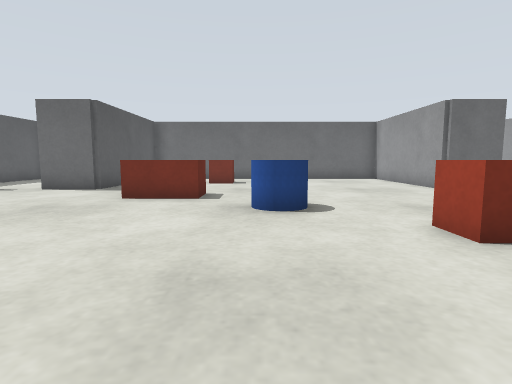
view 1 (above)

22 first-person views from a walk through a world built for the Gazebo simulator. The camera is 0.5 m above the floor, tilts 6° down and sees 80° across. The floor is counted in squares, 0.5 m on a side. Each view is taken from the middle of a square. On the plan, view 1 faces up. The plan holds only what a view shows up to about 12 squares ahead; the rest is blank. The place goes on beyond the plan.

view 2
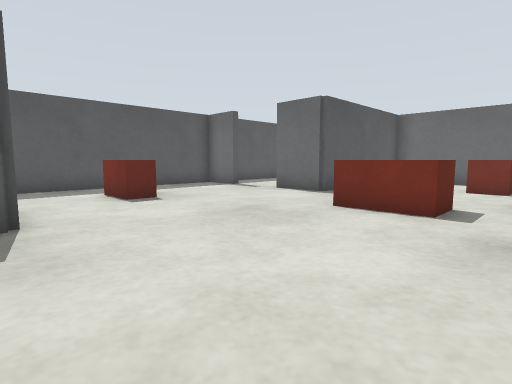

view 3
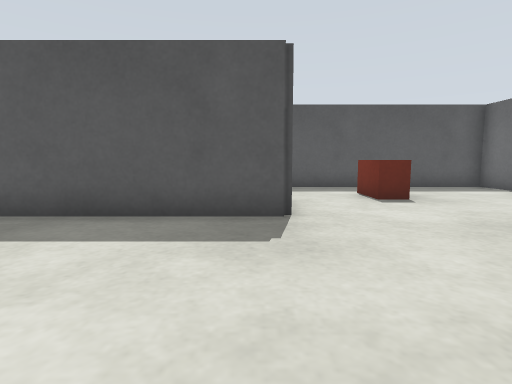

view 4
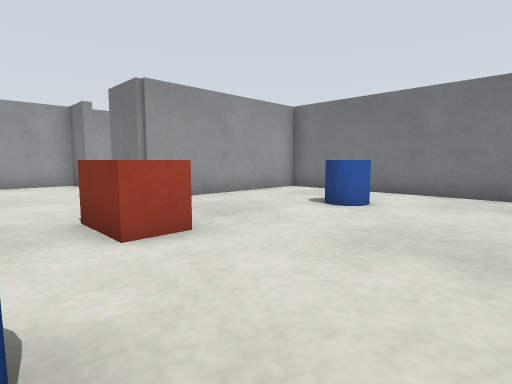

view 5
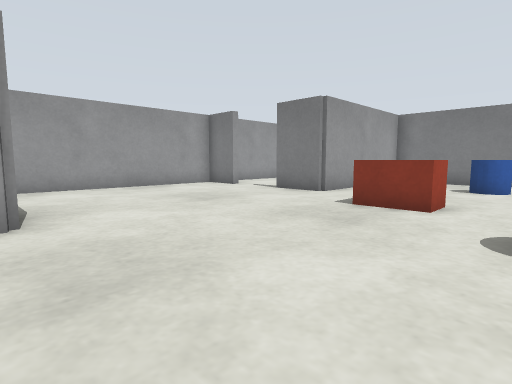

view 6
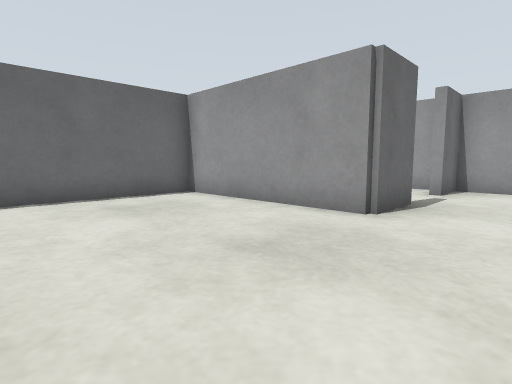

view 7
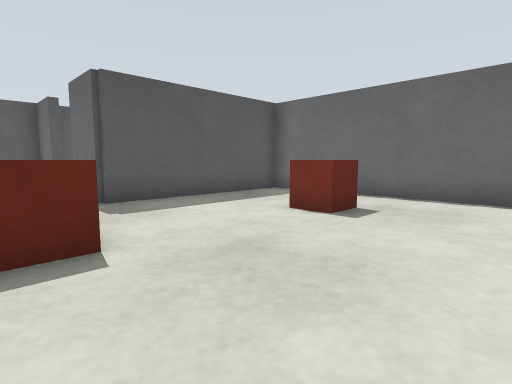

view 8
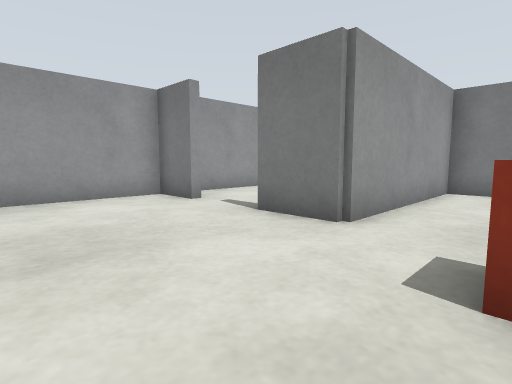

view 9
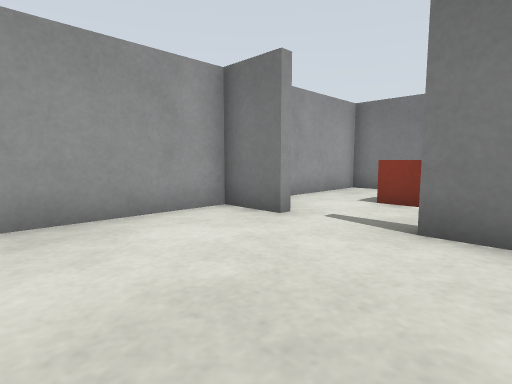

view 10
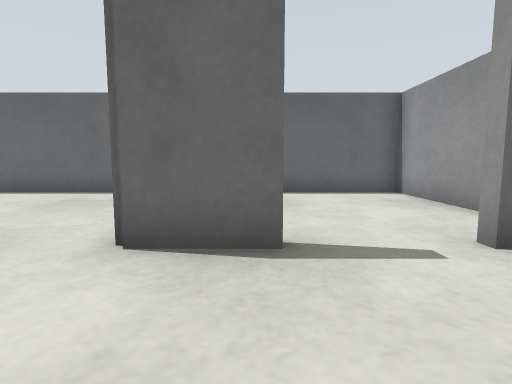

view 11
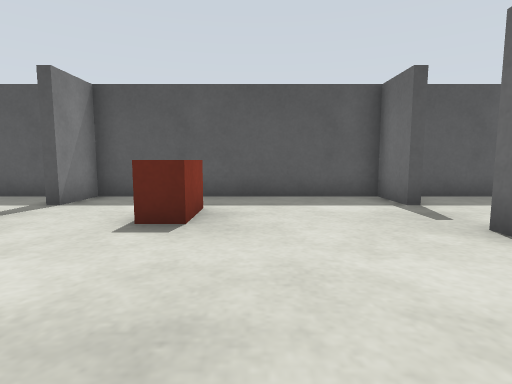

view 12
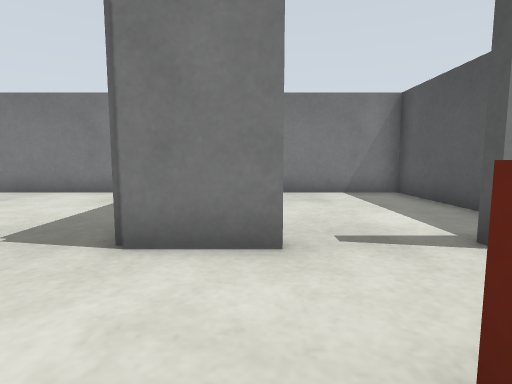

view 13
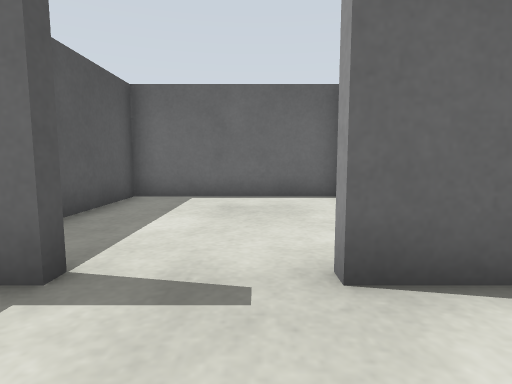

view 14
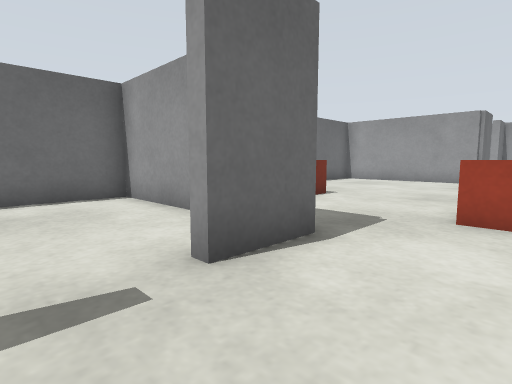

view 15
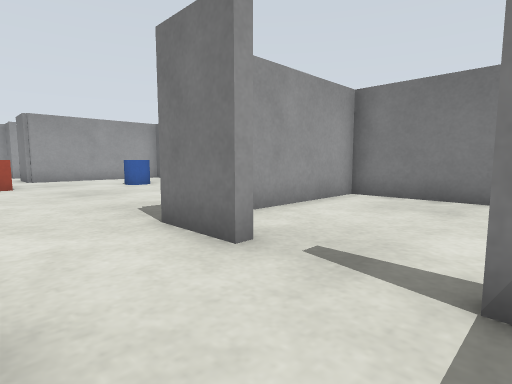

view 16
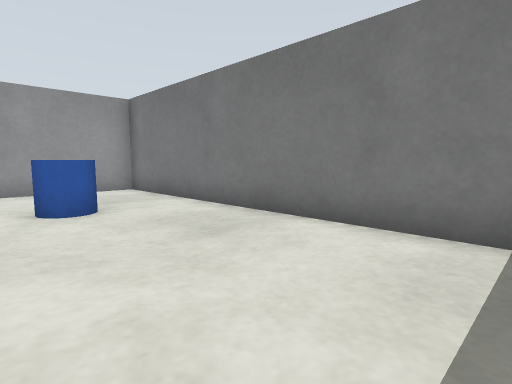

view 17
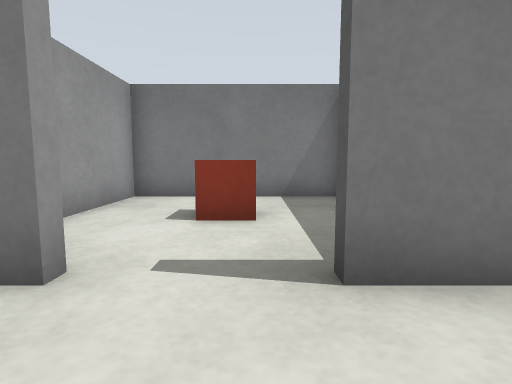

view 18
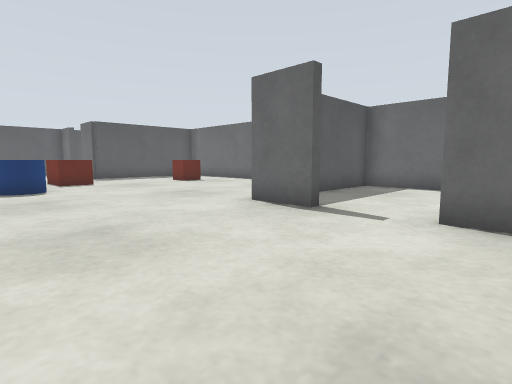

view 19
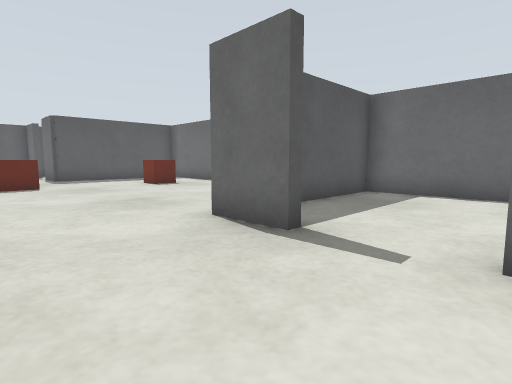

view 20
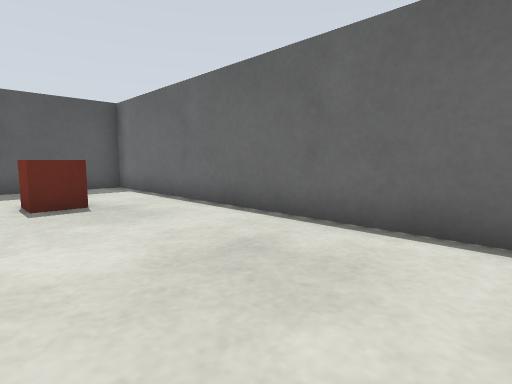

view 21
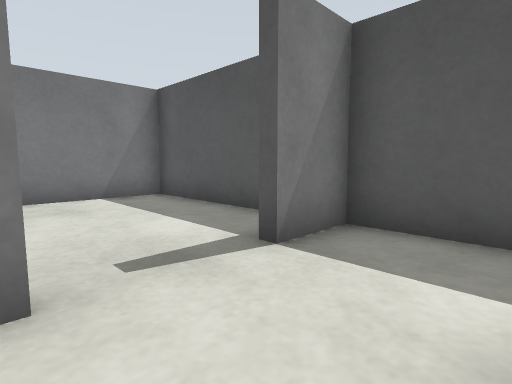

view 22
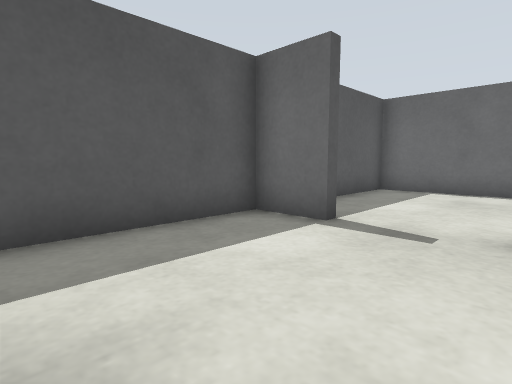

### Floor plan
Ten units are one square. View 1 is at (0, 0); x grows to the right and y downward. Boxes are objects, and circles mark ways between rooms. Rooms are numbered by the first view taken in them; rooms with no view inside come last. Other rooms are left out.
<svg viewBox="-118 -169 246 208">
<path fill="none" stroke="#000" d="M83 -104 63 -104 63 -164 -53 -164 -53 -104 -73 -104M-73 -22 -73 -26 -53 -26 -53 26M107 -22 107 -26 123 -26 123 -104 107 -104M-38 34 63 34 63 -26 83 -26M-97 -104 -113 -104 -113 -26 -97 -26M-97 -108 -97 -104M-57 -131 -57 -164 -113 -164 -113 -110M-73 -104 -73 -108M-113 -12 -113 34 -57 34 -57 -8M-97 -26 -97 -22M83 -108 83 -104M107 -104 107 -108M123 -110 123 -164 67 -164 67 -129M83 -26 83 -22M68 34 123 34 123 -12"/>
<rect x="-95" y="-65" width="20" height="20" fill="#bbb"><title>red box</title></rect>
<rect x="-35" y="-95" width="20" height="20" fill="#bbb"><title>red box</title></rect>
<rect x="-25" y="-145" width="20" height="20" fill="#bbb"><title>red box</title></rect>
<rect x="-5" y="-75" width="20" height="20" fill="#bbb"><title>blue cylinder</title></rect>
<rect x="15" y="-5" width="20" height="20" fill="#bbb"><title>blue cylinder</title></rect>
<rect x="25" y="-45" width="20" height="10" fill="#bbb"><title>red box</title></rect>
<rect x="85" y="-5" width="20" height="20" fill="#bbb"><title>red box</title></rect>
<circle cx="-85" cy="-100" r="3" fill="#2a7"/>
<circle cx="-85" cy="-20" r="3" fill="#2a7"/>
<circle cx="95" cy="-100" r="3" fill="#2a7"/>
<circle cx="95" cy="-20" r="3" fill="#2a7"/>
<text x="10" y="-60">1</text>
<text x="-90" y="-140">2</text>
<text x="-90" y="10">3</text>
<text x="100" y="-140">4</text>
<text x="100" y="10">5</text>
</svg>
Room 1 opens to room 2. Room 1 opens to room 3. Room 1 opens to room 4. Room 1 opens to room 5.

Where each view was taken, in squares from view 1:
view 1: 0 up, 0 right, facing up
view 2: 2 up, 0 right, facing up-left
view 3: 2 up, 0 right, facing left
view 4: 6 up, 1 left, facing down-right
view 5: 11 up, 1 right, facing down-right
view 6: 8 up, 1 right, facing up-right
view 7: 8 up, 2 right, facing up-left
view 8: 7 up, 4 right, facing down-right
view 9: 7 up, 7 right, facing down-right
view 10: 7 up, 8 right, facing up
view 11: 7 up, 3 left, facing left
view 12: 6 up, 7 left, facing down
view 13: 8 up, 8 left, facing up
view 14: 8 up, 9 left, facing up-right
view 15: 5 up, 10 left, facing down-right
view 16: 1 up, 4 left, facing down-right
view 17: 5 up, 9 right, facing down
view 18: 5 up, 12 right, facing up-left
view 19: 7 up, 11 right, facing up-left
view 20: 12 up, 6 right, facing up-left
view 21: 5 up, 7 left, facing down-left
view 22: 6 up, 7 left, facing up-left
